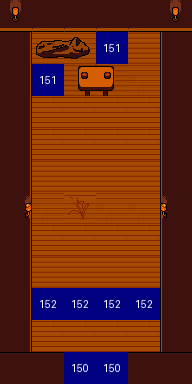

The image is a tile-based game level rendered from a .tmx file. Its description and complete source (layers, tilesets, objects, tile grids) follow:
An orthogonal 6x12 tile map with 32x32 px tiles, 5 tile layers (decor, colliders, actions, metadata, ...), 2 tilesets.

<map version="1.10" tiledversion="1.11.2" orientation="orthogonal" renderorder="right-down" width="6" height="12" tilewidth="32" tileheight="32" infinite="0" nextlayerid="6" nextobjectid="1">
 <tileset firstgid="1" source="../tilesets/tavern01.tsx" />
 <tileset firstgid="65" source="../tilesets/blue-labels.tsx" />
 <layer id="1" name="decor" width="6" height="12">
  <data encoding="csv">
0,0,0,0,0,0,
0,19,19,19,19,0,
0,20,0,0,20,0,
0,21,21,21,21,0,
0,21,21,21,21,0,
0,19,19,19,19,0,
0,20,59,20,20,0,
0,21,21,21,21,0,
0,19,19,19,19,0,
0,20,20,60,20,0,
0,21,21,21,21,0,
0,0,0,0,0,0
</data>
 </layer>
 <layer id="2" name="colliders" width="6" height="12">
  <data encoding="csv">
13,8,8,8,8,13,
6,0,0,0,0,7,
6,0,22,23,0,7,
6,0,0,0,0,7,
6,0,0,0,0,7,
6,0,0,0,0,7,
4,0,0,0,0,5,
6,0,0,0,0,7,
6,0,0,0,0,7,
6,0,0,0,0,7,
6,0,0,0,0,7,
3,3,0,0,3,3
</data>
 </layer>
 <layer id="3" name="actions" width="6" height="12">
  <data encoding="csv">
0,0,0,0,0,0,
0,61,62,215,0,0,
0,215,0,0,0,0,
0,0,0,0,0,0,
0,0,0,0,0,0,
0,0,0,0,0,0,
0,0,0,0,0,0,
0,0,0,0,0,0,
0,0,0,0,0,0,
0,216,216,216,216,0,
0,0,0,0,0,0,
0,0,214,214,0,0
</data>
 </layer>
 <layer id="4" name="metadata" width="6" height="12">
  <data encoding="csv">
0,0,0,0,0,0,
0,0,0,0,0,0,
0,0,0,0,0,0,
0,0,0,0,0,0,
0,0,0,0,0,0,
0,0,0,0,0,0,
0,0,0,0,0,0,
0,0,0,0,0,0,
0,0,0,0,0,0,
0,0,0,0,0,0,
0,0,0,0,0,0,
0,0,0,0,0,0
</data>
 </layer>
 <layer id="5" name="characters" width="6" height="12">
  <data encoding="csv">
0,0,0,0,0,0,
0,0,0,0,0,0,
0,0,0,0,0,0,
0,0,0,0,0,0,
0,0,0,0,0,0,
0,0,0,0,0,0,
0,0,0,0,0,0,
0,0,0,0,0,0,
0,0,0,0,0,0,
0,0,0,0,0,0,
0,0,0,0,0,0,
0,0,0,0,0,0
</data>
 </layer>
</map>
